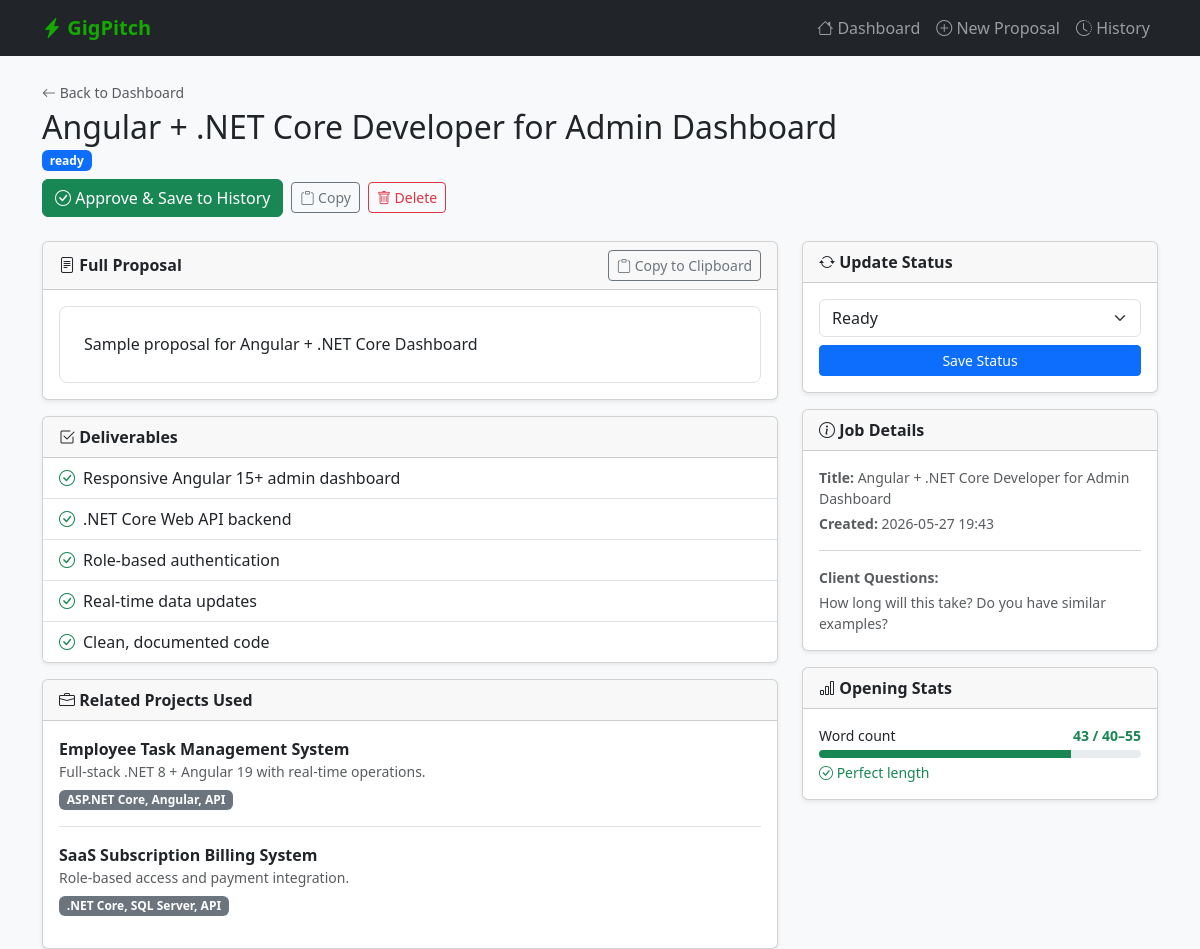
Page /proposal/1 on the committed database.
### tables this page shows
CREATE TABLE proposals (
                id INTEGER PRIMARY KEY AUTOINCREMENT,
                user_id INTEGER NOT NULL,
                job_title TEXT NOT NULL,
                job_description TEXT NOT NULL,
                client_questions TEXT,
                opening TEXT NOT NULL,
                introduction TEXT NOT NULL,
                deliverables TEXT NOT NULL,
                related_projects TEXT NOT NULL,
                cta TEXT NOT NULL,
                loom_url TEXT,
                full_text TEXT NOT NULL,
                status TEXT NOT NULL DEFAULT 'draft',
                created_at DATETIME DEFAULT CURRENT_TIMESTAMP,
                updated_at DATETIME DEFAULT CURRENT_TIMESTAMP,
                FOREIGN KEY (user_id) REFERENCES users(id)
            );

### app.py (the view)
@app.route("/proposal/<int:proposal_id>")
def view_proposal(proposal_id):
    proposal = get_proposal(proposal_id)
    if not proposal:
        flash("Proposal not found.", "danger")
        return redirect(url_for("index"))
    return render_template("proposal.html", proposal=proposal)

### database/db.py (called while the page is built)
def get_db():
    conn = sqlite3.connect(DB_PATH)
    conn.row_factory = sqlite3.Row
    conn.execute("PRAGMA foreign_keys = ON")
    return conn

### proposals/proposal_builder.py (called while the page is built)
def get_proposal(proposal_id: int) -> Optional[dict]:
    conn = get_db()
    try:
        row = conn.execute("SELECT * FROM proposals WHERE id = ?", (proposal_id,)).fetchone()
        if not row:
            return None
        data = dict(row)
        data["deliverables"] = json.loads(data.get("deliverables", "[]"))
        data["related_projects"] = json.loads(data.get("related_projects", "[]"))
        return data
    finally:
        conn.close()

### templates/proposal.html (shortened to what this page needs)
{% extends "base.html" %}
{% block content %}
<div class="d-flex justify-content-between align-items-start mb-4 flex-wrap gap-2">
    <div>
        <a href="{{ url_for('index') }}" class="text-decoration-none text-muted small">
            <i class="bi bi-arrow-left"></i> Back to Dashboard
        </a>
        <h2 class="mt-1 mb-0">{{ proposal.job_title }}</h2>
        <span class="badge status-{{ proposal.status }} text-white mt-1">{{ proposal.status }}</span>
    </div>
    <div class="d-flex gap-2 flex-wrap align-items-center">
        {% if proposal.status != 'approved' %}
        <form method="POST" action="{{ url_for('approve', proposal_id=proposal.id) }}">
            <button type="submit" class="btn btn-success">
                <i class="bi bi-check-circle"></i> Approve & Save to History
            </button>
        </form>
        {% else %}
        <span class="badge bg-success fs-6 px-3 py-2">
            <i class="bi bi-check-circle"></i> Approved
        </span>
        {% endif %}
        <button class="btn btn-outline-secondary btn-sm copy-btn" onclick="copyProposal()">
            <i class="bi bi-clipboard"></i> Copy
        </button>
        <form method="POST" action="{{ url_for('delete', proposal_id=proposal.id) }}"
              onsubmit="return confirm('Delete this proposal?')">
            <button type="submit" class="btn btn-outline-danger btn-sm">
                <i class="bi bi-trash"></i> Delete
            </button>
        </form>
    </div>
</div>
<div class="row g-4">
    <div class="col-lg-8">
        <div class="card shadow-sm">
            <div class="card-header d-flex justify-content-between align-items-center">
                <span class="fw-semibold"><i class="bi bi-file-text"></i> Full Proposal</span>
                <button class="btn btn-sm btn-outline-secondary copy-btn" onclick="copyProposal()">
                    <i class="bi bi-clipboard"></i> Copy to Clipboard
                </button>
            </div>
            <div class="card-body p-0">
                <div class="full-text-box m-3" id="proposalText">{{ proposal.full_text }}</div>
            </div>
        </div>
        {% if proposal.deliverables %}
        <div class="card shadow-sm mt-3">
            <div class="card-header fw-semibold">
                <i class="bi bi-check2-square"></i> Deliverables
            </div>
            <ul class="list-group list-group-flush">
                {% for item in proposal.deliverables %}
                <li class="list-group-item">
                    <i class="bi bi-check-circle text-success me-2"></i>{{ item }}
                </li>
                {% endfor %}
            </ul>
        </div>
        {% endif %}
        {% if proposal.related_projects %}
        <div class="card shadow-sm mt-3">
            <div class="card-header fw-semibold">
                <i class="bi bi-briefcase"></i> Related Projects Used
            </div>
            <div class="card-body">
                {% for proj in proposal.related_projects %}
                <div class="mb-3 {% if not loop.last %}border-bottom pb-3{% endif %}">
                    <strong>{{ proj.name }}</strong>
                    <p class="text-muted small mb-1">{{ proj.summary }}</p>
                    <span class="badge bg-secondary">{{ proj.skills }}</span>
                </div>
                {% endfor %}
            </div>
        </div>
        {% endif %}
    </div>
    <div class="col-lg-4">
        <div class="card shadow-sm mb-3">
            <div class="card-header fw-semibold">
                <i class="bi bi-arrow-repeat"></i> Update Status
            </div>
            <div class="card-body">
                <form method="POST" action="{{ url_for('update_status', proposal_id=proposal.id) }}">
                    <div class="mb-2">
                        <select name="status" class="form-select">
                            {% for s in ['draft', 'ready', 'submitted', 'archived'] %}
                            <option value="{{ s }}" {% if proposal.status == s %}selected{% endif %}>
                                {{ s|capitalize }}
                            </option>
                            {% endfor %}
                        </select>
                    </div>
                    <button type="submit" class="btn btn-primary w-100 btn-sm">
                        Save Status
                    </button>
                </form>
            </div>
        </div>
        <div class="card shadow-sm mb-3">
            <div class="card-header fw-semibold">
                <i class="bi bi-info-circle"></i> Job Details
            </div>
            <div class="card-body small text-muted">
                <p class="mb-1"><strong>Title:</strong> {{ proposal.job_title }}</p>
                <p class="mb-1"><strong>Created:</strong> {{ proposal.created_at[:16] if proposal.created_at else 'N/A' }}</p>
                {% if proposal.client_questions %}
                <hr>
                <p class="mb-1"><strong>Client Questions:</strong></p>
                <p class="mb-0">{{ proposal.client_questions }}</p>
                {% endif %}
            </div>
        </div>
        <div class="card shadow-sm">
            <div class="card-header fw-semibold">
                <i class="bi bi-bar-chart"></i> Opening Stats
            </div>
            <div class="card-body">
                {% set word_count = proposal.opening.split()|length %}
                <div class="d-flex justify-content-between mb-1">
                    <small>Word count</small>
                    <small class="fw-bold {% if word_count >= 40 and word_count <= 55 %}text-success{% else %}text-danger{% endif %}">
                        {{ word_count }} / 40–55
                    </small>
                </div>
                <div class="progress" style="height: 8px;">
                    {% set pct = [(word_count / 55 * 100), 100]|min %}
                    <div class="progress-bar {% if word_count >= 40 and word_count <= 55 %}bg-success{% else %}bg-danger{% endif %}"
                         style="width: {{ pct }}%"></div>
                </div>
                {% if word_count < 40 %}
                <small class="text-danger mt-1 d-block">Too short ({{ 40 - word_count }} words needed)</small>
                {% elif word_count > 55 %}
                <small class="text-danger mt-1 d-block">Too long ({{ word_count - 55 }} words over)</small>
                {% else %}
                <small class="text-success mt-1 d-block"><i class="bi bi-check-circle"></i> Perfect length</small>
                {% endif %}
            </div>
        </div>
    </div>
</div>
{% endblock %}

### templates/base.html (style rules this page uses)
body { background-color: #f8f9fa; }
.status-ready { background-color: #0d6efd; }
.full-text-box { white-space: pre-wrap; background: #fff; border: 1px solid #dee2e6; border-radius: 8px; padding: 1.5rem; font-family: inherit; line-height: 1.7; }
.copy-btn { cursor: pointer; }

### rows in the picture
proposals: job_title "Angular + .NET Core Developer for Admin Dashboard", status "ready", full_text "Sample proposal for Angular + .NET Core Dashboard", status "Ready", created_at "2026-05-27 19:43", client_questions "How long will this take? Do you have similar examples?"

### other values in the picture
{{ item }} "Responsive Angular 15+ admin dashboard" ".NET Core Web API backend" "Role-based authentication" "Real-time data updates" "Clean, documented code"
{{ proj.name }} "Employee Task Management System" "SaaS Subscription Billing System"
{{ proj.summary }} "Full-stack .NET 8 + Angular 19 with real-time operations." "Role-based access and payment integration."
{{ proj.skills }} "ASP.NET Core, Angular, API" ".NET Core, SQL Server, API"
{{ word_count }} "43"
